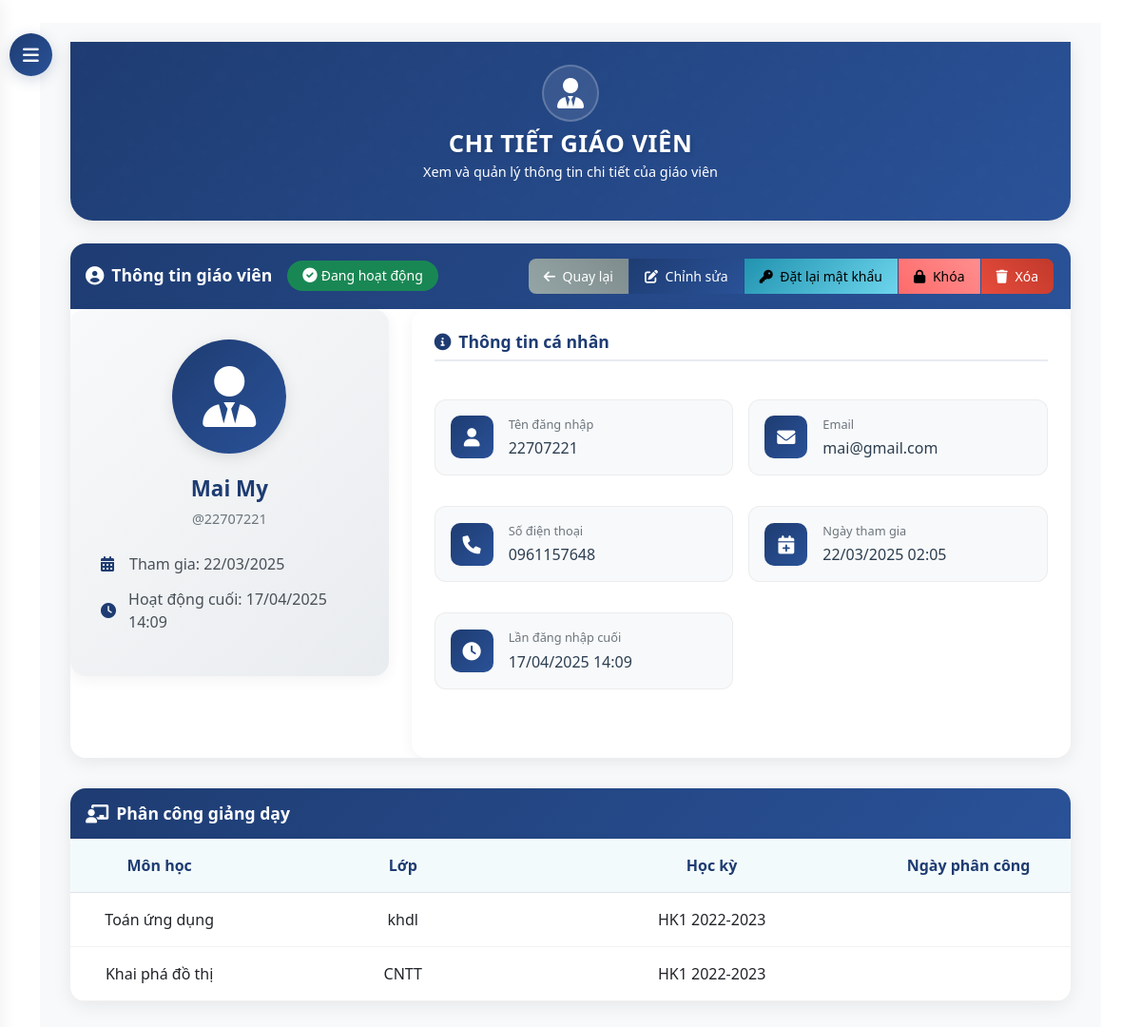
Screenshot of /dashboard/teachers/1/ (signed in) with the database file from the repository.
### core/models.py (models this page shows, shortened)
class Teacher(models.Model):
    user = models.OneToOneField(User, on_delete=models.CASCADE)
    phone = models.CharField(max_length=15, blank=True, null=True)
    date_of_birth = models.DateField(blank=True, null=True)
    address = models.TextField(blank=True, null=True)
    is_active = models.BooleanField(default=True)

class TeacherAssignment(models.Model):
    teacher = models.ForeignKey(Teacher, on_delete=models.CASCADE)
    subject = models.ForeignKey(Subject, on_delete=models.CASCADE)
    classroom = models.ForeignKey(ClassRoom, on_delete=models.CASCADE)
    semester = models.ForeignKey(Semester, on_delete=models.CASCADE)
    class Meta:
        unique_together = ('teacher', 'subject', 'classroom', 'semester')

class Subject(models.Model):
    name = models.CharField(max_length=100)

class ClassRoom(models.Model):
    class_code = models.CharField(max_length=10)
    name = models.CharField(max_length=100)

class Semester(models.Model):
    name = models.CharField(max_length=50)  # e.g., "HK1 2022-2023"
    start_date = models.DateField()
    end_date = models.DateField()
    is_active = models.BooleanField(default=True)

### core/views.py (the view)
# urls.py: path('dashboard/teachers/<int:teacher_id>/', views.teacher_detail, name='teacher_detail'),
@login_required
@user_passes_test(is_admin)
def teacher_detail(request, teacher_id):
    teacher = get_object_or_404(Teacher, id=teacher_id)
    teacher_assignments = TeacherAssignment.objects.filter(teacher=teacher)
    if request.method == 'POST':
        form = TeacherForm(request.POST, instance=teacher, user=teacher.user)
        if form.is_valid():
            form.save()
            messages.success(request, 'Thông tin giáo viên đã được cập nhật.')
            return redirect('teacher_detail', teacher_id=teacher.id)
    else:
        form = TeacherForm(instance=teacher, user=teacher.user)
    return render(request, 'core/admin/teacher_detail.html', {
        'teacher': teacher,
        'form': form,
        'teacher_assignments': teacher_assignments
    })

### core/views.py (called while the page is built)
def is_admin(user):
    return user.is_superuser

### templates/core/admin/teacher_detail.html (shortened to what this page needs)
{% extends 'base.html' %}
{% block content %}
<button id="sidebarCollapse">
    <i class="fas fa-bars"></i>
</button>
<div id="content">
    <div class="container-fluid">
        <div class="hero-section">
            <div class="container">
                <div class="row justify-content-center text-center">
                    <div class="col-md-8">
                        <div class="hero-icon">
                            <i class="fas fa-user-tie"></i>
                        </div>
                        <h1 class="hero-title">CHI TIẾT GIÁO VIÊN</h1>
                        <p class="hero-subtitle">Xem và quản lý thông tin chi tiết của giáo viên</p>
                    </div>
                </div>
            </div>
        </div>
        <div class="teacher-card">
        <div class="card-header d-flex justify-content-between align-items-center">
                <h4 class="mb-0">
                    <i class="fas fa-user-circle me-2"></i>
                    Thông tin giáo viên
                {% if teacher.is_active %}
                    <span class="badge bg-success"><i class="fas fa-check-circle me-1"></i>Đang hoạt động</span>
                {% else %}
                    <span class="badge bg-danger"><i class="fas fa-lock me-1"></i>Bị khóa</span>
                {% endif %}
            </h4>
                <div class="btn-group">
                <a href="{% url 'teacher_list' %}" class="btn btn-secondary btn-sm">
                        <i class="fas fa-arrow-left me-1"></i> Quay lại
                </a>
                <a href="{% url 'update_teacher' teacher.id %}" class="btn btn-primary btn-sm">
                        <i class="fas fa-edit me-1"></i> Chỉnh sửa
                    </a>
                    <a href="{% url 'teacher_reset_password' teacher.id %}" class="btn btn-info btn-sm">
                        <i class="fas fa-key me-1"></i> Đặt lại mật khẩu
                </a>
                <a href="{% url 'teacher_toggle_status' teacher.id %}" class="btn btn-warning btn-sm">
                    {% if teacher.is_active %}
                        <i class="fas fa-lock me-1"></i> Khóa
                    {% else %}
                        <i class="fas fa-lock-open me-1"></i> Mở khóa
                    {% endif %}
                </a>
                    <a href="{% url 'teacher_delete' teacher.id %}" class="btn btn-danger btn-sm"
                       onclick="return confirm('Bạn có chắc chắn muốn xóa giáo viên này không?');">
                        <i class="fas fa-trash me-1"></i> Xóa
                </a>
            </div>
        </div>
        <div class="card-body">
                <div class="row g-4">
                    <div class="col-md-4">
                        <div class="profile-card">
                            <div class="profile-avatar">
                                <i class="fas fa-user-tie fa-4x"></i>
                            </div>
                            <h5 class="profile-name">{{ teacher.user.get_full_name }}</h5>
                            <p class="profile-username">@{{ teacher.user.username }}</p>
                            <div class="profile-stats">
                                <div class="stat-item">
                                    <i class="fas fa-calendar-alt"></i>
                                    <span>Tham gia: {{ teacher.user.date_joined|date:"d/m/Y" }}</span>
                                </div>
                                <div class="stat-item">
                                    <i class="fas fa-clock"></i>
                                    <span>Hoạt động cuối: {{ teacher.user.last_login|date:"d/m/Y H:i"|default:"Chưa đăng nhập" }}</span>
                                </div>
                            </div>
                        </div>
                    </div>
                    <div class="col-md-8">
                        <div class="info-card">
                            <div class="info-section">
                                <h6><i class="fas fa-info-circle me-2"></i>Thông tin cá nhân</h6>
                                <div class="row g-3">
                                    <div class="col-md-6">
                                        <div class="detail-box">
                                            <div class="detail-icon">
                                                <i class="fas fa-user"></i>
                                            </div>
                                            <div class="detail-content">
                                                <label>Tên đăng nhập</label>
                                                <p>{{ teacher.user.username }}</p>
                                            </div>
                                        </div>
                                    </div>
                                    <div class="col-md-6">
                                        <div class="detail-box">
                                            <div class="detail-icon">
                                                <i class="fas fa-envelope"></i>
                                            </div>
                                            <div class="detail-content">
                                                <label>Email</label>
                                                <p>{{ teacher.user.email }}</p>
                                            </div>
                                        </div>
                                    </div>
                                    <div class="col-md-6">
                                        <div class="detail-box">
                                            <div class="detail-icon">
                                                <i class="fas fa-phone"></i>
                                            </div>
                                            <div class="detail-content">
                                                <label>Số điện thoại</label>
                                                <p>{{ teacher.phone|default:"Chưa cập nhật" }}</p>
                                            </div>
                                        </div>
                                    </div>
                                    <div class="col-md-6">
                                        <div class="detail-box">
                                            <div class="detail-icon">
                                                <i class="fas fa-calendar-plus"></i>
                                            </div>
                                            <div class="detail-content">
                                                <label>Ngày tham gia</label>
                                                <p>{{ teacher.user.date_joined|date:"d/m/Y H:i" }}</p>
                                            </div>
                                        </div>
                                    </div>
                <div class="col-md-6">
                                        <div class="detail-box">
                                            <div class="detail-icon">
                                                <i class="fas fa-clock"></i>
                                            </div>
                                            <div class="detail-content">
                                                <label>Lần đăng nhập cuối</label>
                                                <p>{{ teacher.user.last_login|date:"d/m/Y H:i"|default:"Chưa đăng nhập" }}</p>
                                            </div>
                                        </div>
                                    </div>
                                </div>
                            </div>
                        </div>
                </div>
            </div>
        </div>
    </div>
        <div class="teacher-card">
        <div class="card-header">
                <h4 class="mb-0">
                    <i class="fas fa-chalkboard-teacher"></i>
                    Phân công giảng dạy
                </h4>
        </div>
        <div class="card-body">
            {% if teacher_assignments %}
            <div class="table-responsive">
                    <table class="table">
                    <thead>
                        <tr>
                            <th>Môn học</th>
                            <th>Lớp</th>
                            <th>Học kỳ</th>
                            <th>Ngày phân công</th>
                        </tr>
                    </thead>
                    <tbody>
                        {% for assignment in teacher_assignments %}
                        <tr>
                            <td>{{ assignment.subject.name }}</td>
                            <td>{{ assignment.classroom.name }}</td>
                            <td>{{ assignment.semester.name }}</td>
                            <td>{{ assignment.created_at|date:"d/m/Y" }}</td>
                        </tr>
                        {% endfor %}
                    </tbody>
                </table>
            </div>
            {% else %}
            <div class="alert alert-info text-center">
                    <i class="fas fa-info-circle me-2"></i>Giáo viên này chưa được phân công giảng dạy.
            </div>
            {% endif %}
        </div>
    </div>
</div>
</div>
{% endblock %}

### templates/base.html (style rules this page uses)
:root { --navbar-bg: #0d47a1; --navbar-hover: rgba(255, 255, 255, 0.1); }

### rows the page displays
Teacher: user.get_full_name "Mai My", user.username "22707221", user.date_joined "22/03/2025", user.last_login "17/04/2025 14:09", user.email "mai@gmail.com", phone "0961157648", user.date_joined "22/03/2025 02:05"
TeacherAssignment: subject.name "Toán ứng dụng", classroom.name "khdl", semester.name "HK1 2022-2023"
TeacherAssignment: subject.name "Khai phá đồ thị", classroom.name "CNTT", semester.name "HK1 2022-2023"
